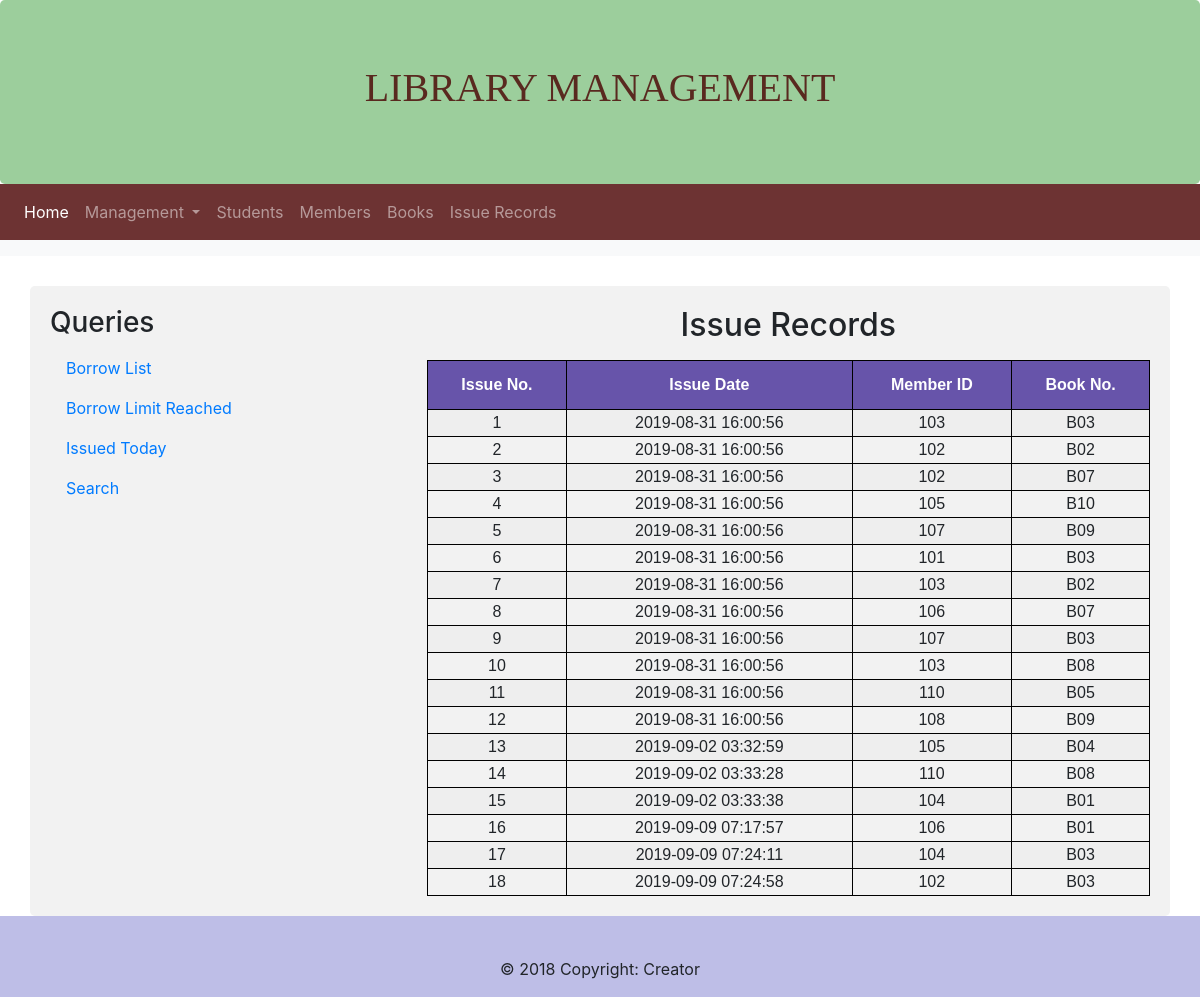
Page /issue.php on the committed database.
### tables this page shows
CREATE TABLE `iss_rec` (
  `iss_no` int(11) NOT NULL,
  `iss_date` timestamp NOT NULL DEFAULT current_timestamp(),
  `Mem_no` varchar(10) DEFAULT NULL,
  `book_no` varchar(10) DEFAULT NULL
);

### issue.php (the view, shortened to what this page needs)
<?php include "includes/db.php";?>
<?php include "includes/header.php"; ?>
<?php include "includes/navigation.php"; ?>
 <nav class="navbar navbar-expand-sm bg-light navbar-dark">
</nav>
<div class="container" style="margin-top:30px">
  <div class="row">
    <div class="col-sm-4">
      <h3>Queries</h3>
      <ul class="nav nav-pills flex-column">
        <li class="nav-item">
          <a class="nav-link" href="borrowList.php">Borrow List</a>
        </li>
        <li class="nav-item">
          <a class="nav-link" href="bookLimit.php">Borrow Limit Reached</a>
        </li>
        <li class="nav-item">
          <a class="nav-link" href="issuedToday.php">Issued Today</a>
        </li>
        <li class="nav-item">
          <a class="nav-link " href="search.php"> Search</a>
        </li>
      </ul>
    </div>
    <div class="col-sm-8">
    <?php
$sql = "SELECT * FROM iss_rec";
         $result = $con->query($sql) or die($con->error);
         echo "<h2>Issue Records</h2>";
         echo "<center><table id='table' style='margin-top:1rem;'><tr><th>Issue No.</th><th>Issue Date</th><th>Member ID</th><th>Book No.</th>";
             while ($row = $result->fetch_assoc()) {
                 echo "<tr><td>" . $row["iss_no"]. "</td><td>" . $row["iss_date"]. "</td><td>" . $row["Mem_no"]."</td><td>" . $row["book_no"]."</td>";
             }
         echo "</table></center>";
?>
    </div>
  </div>
</div>
<?php include "includes/footer.php"?>

### css/style.css (style rules this page uses)
body { //background-image: linear-gradient(to right bottom, rgba(126, 213, 111, 0.8), rgba(40, 180, 133, 0.8)), url(../img/map3.svg); background-size: cover; background-position: top; position: relative; }
table, th, td { border: 1px solid black; }
.container { min-height: 400px; }
#table { font-family: "Trebuchet MS", Arial, Helvetica, sans-serif; border-collapse: collapse; width: 100%; text-align: center; }
#table tr:nth-child(even) { background-color: rgb(238, 238, 238); }
#table th { padding-top: 12px; padding-bottom: 12px; text-align: left; background-color: rgb(103, 84, 170); color: white; text-align: center; }
h2 { text-align: center; }

### css/formStyle.css (style rules this page uses)
.container { border-radius: 5px; background-color: #f2f2f2; padding: 20px; }
.row:after { content: ""; display: table; clear: both; }

### rows in the picture
iss_rec: iss_no "1", iss_date "2019-08-31 16:00:56", Mem_no "103", book_no "B03"
iss_rec: iss_no "2", iss_date "2019-08-31 16:00:56", Mem_no "102", book_no "B02"
iss_rec: iss_no "3", iss_date "2019-08-31 16:00:56", Mem_no "102", book_no "B07"
iss_rec: iss_no "4", iss_date "2019-08-31 16:00:56", Mem_no "105", book_no "B10"
iss_rec: iss_no "5", iss_date "2019-08-31 16:00:56", Mem_no "107", book_no "B09"
iss_rec: iss_no "6", iss_date "2019-08-31 16:00:56", Mem_no "101", book_no "B03"
iss_rec: iss_no "7", iss_date "2019-08-31 16:00:56", Mem_no "103", book_no "B02"
iss_rec: iss_no "8", iss_date "2019-08-31 16:00:56", Mem_no "106", book_no "B07"
iss_rec: iss_no "9", iss_date "2019-08-31 16:00:56", Mem_no "107", book_no "B03"
iss_rec: iss_no "10", iss_date "2019-08-31 16:00:56", Mem_no "103", book_no "B08"
iss_rec: iss_no "11", iss_date "2019-08-31 16:00:56", Mem_no "110", book_no "B05"
iss_rec: iss_no "12", iss_date "2019-08-31 16:00:56", Mem_no "108", book_no "B09"
iss_rec: iss_no "13", iss_date "2019-09-02 03:32:59", Mem_no "105", book_no "B04"
iss_rec: iss_no "14", iss_date "2019-09-02 03:33:28", Mem_no "110", book_no "B08"
iss_rec: iss_no "15", iss_date "2019-09-02 03:33:38", Mem_no "104", book_no "B01"
iss_rec: iss_no "16", iss_date "2019-09-09 07:17:57", Mem_no "106", book_no "B01"
iss_rec: iss_no "17", iss_date "2019-09-09 07:24:11", Mem_no "104", book_no "B03"
iss_rec: iss_no "18", iss_date "2019-09-09 07:24:58", Mem_no "102", book_no "B03"
